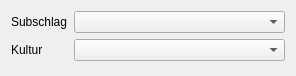
<?xml version="1.0" encoding="UTF-8"?>
<ui version="4.0">
 <class>Form</class>
 <widget class="QWidget" name="Form">
  <property name="geometry">
   <rect>
    <x>0</x>
    <y>0</y>
    <width>296</width>
    <height>76</height>
   </rect>
  </property>
  <property name="windowTitle">
   <string>Form</string>
  </property>
  <layout class="QVBoxLayout" name="verticalLayout">
   <item>
    <layout class="QFormLayout" name="formLayout">
     <item row="0" column="0">
      <widget class="QLabel" name="label">
       <property name="text">
        <string>Subschlag</string>
       </property>
      </widget>
     </item>
     <item row="1" column="0">
      <widget class="QLabel" name="label_2">
       <property name="text">
        <string>Kultur</string>
       </property>
      </widget>
     </item>
     <item row="0" column="1">
      <widget class="QComboBox" name="cb_subplot_id"/>
     </item>
     <item row="1" column="1">
      <widget class="QComboBox" name="cb_crop_id"/>
     </item>
    </layout>
   </item>
  </layout>
 </widget>
 <resources/>
 <connections/>
</ui>
